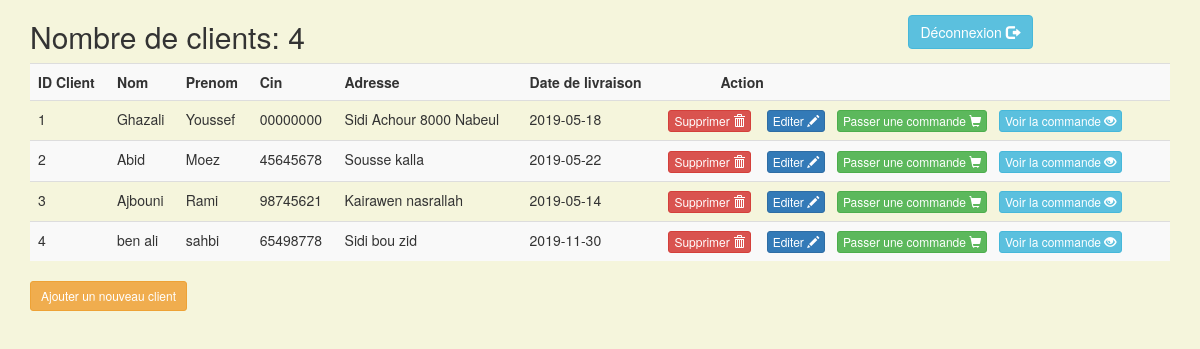
Page /aff_user.php (signed in) on the committed database.
### tables this page shows
CREATE TABLE `client` (
  `id` int(11) NOT NULL,
  `nom` varchar(20) NOT NULL,
  `prenom` varchar(20) NOT NULL,
  `adresse` varchar(100) NOT NULL,
  `cin` varchar(8) NOT NULL,
  `user` int(11) NOT NULL,
  `date_de_livraison` date NOT NULL
);

### GestionUser.php (called while the page is built, shortened)
<?php
include "connexion.php";
class GestionUser{
    private $c;
    public function __construct()  {
        $this->c = new connexion();
    }
    public function getallusers(){
        $res = $this->c->getIdcon()->query(" select * from client where user=(select id from user where cin = ".$_SESSION['user'].")");
       return $res->fetchAll(PDO::FETCH_ASSOC);
    }
}

### connexion.php (called while the page is built)
<?php
class connexion{
	private $host="localhost";
	private $base="gestionmeuble";
	private $user="root";
	private $pass="";
	private $idcon;
	public function __construct(){
		$this->idcon=new PDO("mysql:host=$this->host;dbname=$this->base",$this->user,$this->pass);
	}
	public function getIdcon(){
		return $this->idcon;
	}
}
?>

### aff_user.php (the view, shortened to what this page needs)
<!DOCTYPE html>
<html lang="en" xmlns="http://www.w3.org/1999/xhtml">
<head>
    <link rel="stylesheet" href="https://maxcdn.bootstrapcdn.com/bootstrap/3.4.0/css/bootstrap.min.css">
</head>
<body>
<?php
include "GestionUser.php";
$g=new GestionUser();
$tab= $g->getallusers();
?>
<div class="container">
    <div class="row">
        <div class="col-md-9">
            <?php echo "<h2>Nombre de clients: ".count($tab)."</h2>"; ?>
        </div>
        <div class="col-md-3">
            <?php if(count($_SESSION)==0)
                echo '<a href="login.php"><button class="btn btn-success btn-md" title="Connexion" style="margin-top:15px">Connexion <span class="glyphicon glyphicon-log-in"></span></button></a>';
            else
                echo '<a href="deconnexion.php"><button class="btn btn-info btn-md" title="Déconnexion" style="margin-top:15px">Déconnexion <span class="glyphicon glyphicon-log-out"></span></button></a>';
            ?>
        </div>
    </div>
    <div class="row">
        <div class="col-md-12">
            <table class="table table-bordred table-striped">
                <tr>
                    <th>ID Client</th>
                    <th>Nom</th>
                    <th>Prenom</th>
                    <th>Cin</th>
                    <th>Adresse</th>
                    <th>Date de livraison</th>
                    <th style="padding-left:60px;">Action</th>
                </tr>
                <?php
                foreach($tab as $row)
                {
                    $id=$row['id'];
                    echo "<tr>";
                    echo "<td>".$row['id']."</td>";
                    echo "<td>".$row['nom']."</td>";
                    echo "<td>".$row['prenom']."</td>";
                    echo "<td>".$row['cin']."</td>";
                    echo "<td>".$row['adresse']."</td>";
                    echo "<td>".$row['date_de_livraison']."</td>";
                    echo "<td><a href='supprime_user.php?id=$id' onclick='return confirm(\" voulez vous supprimer? \")'  ><button class='btn btn-danger btn-xs' title='Supprimer'>Supprimer <span class='glyphicon glyphicon-trash'></span></button></a> &nbsp;&nbsp; ";
                    echo "<a href='edit_user.php?id=$id'><button class='btn btn-primary btn-xs' title='Editer'>Editer <span class='glyphicon glyphicon-pencil'></span></button></a>&nbsp;&nbsp; ";
                    echo "<a href='index.php?id=$id'><button class='btn btn-success btn-xs' title='Commande'>Passer une commande <span class='glyphicon glyphicon-shopping-cart'></span></button></a>&nbsp;&nbsp; ";
                    echo "<a href='commande.php?id=$id'><button class='btn btn-info btn-xs' title='Voir Commande'>Voir la commande <span class='glyphicon glyphicon-eye-open'></span></button></a></td>";
                    echo "</tr>";
                }
                ?>
            </table>
            <p><a href="ajout_user.html"><button class="btn btn-warning btn-sm" title="nouveau user">Ajouter un nouveau client</button></a></p>
        </div>
    </div>
</div>
</body>
</html>

### aff_user.php (style rules this page uses)
body { background-color: beige; }

### rows in the picture
client: id "1", nom "Ghazali", prenom "Youssef", cin "00000000", adresse "Sidi Achour 8000 Nabeul", date_de_livraison "2019-05-18"
client: id "2", nom "Abid", prenom "Moez", cin "45645678", adresse "Sousse kalla", date_de_livraison "2019-05-22"
client: id "3", nom "Ajbouni", prenom "Rami", cin "98745621", adresse "Kairawen nasrallah", date_de_livraison "2019-05-14"
client: id "4", nom "ben ali", prenom "sahbi", cin "65498778", adresse "Sidi bou zid", date_de_livraison "2019-11-30"

### other values in the picture
count($tab) "4"
